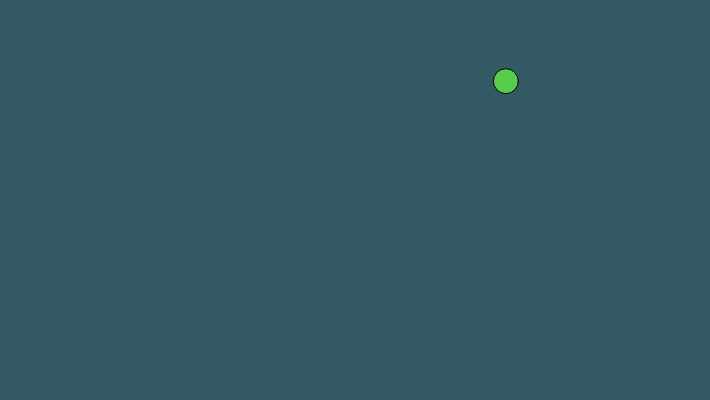
Frame 1 (no input)
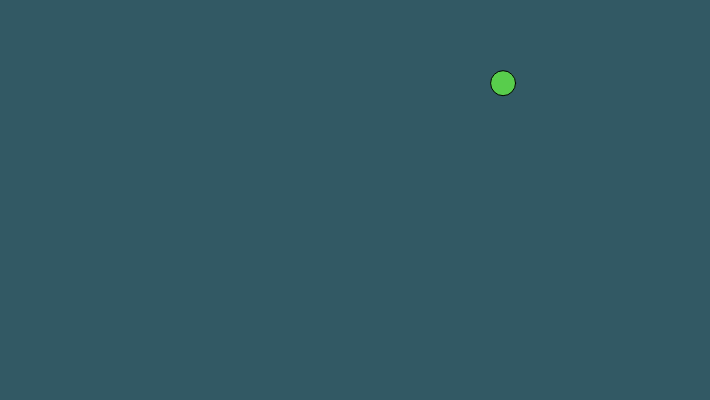
Frame 60 (no input)
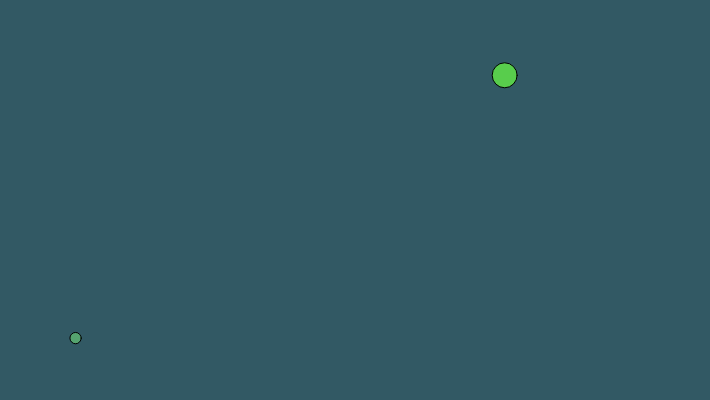
Frame 120 (the mouse pressed at the canvas centre since frame 60)

The p5.js sketch that drew these frames (run headless with seeded random() and noise() and a simulated clock; from frame 60 on, the mouse is pressed at the canvas centre):

// p5.js sketch
// ── sketch.js
let bug; // declarar objeto
let bichos = [];

function setup() {
  createCanvas(710, 400);
  // crear objeto
  bug = new Particula();
}

function draw() {
  background(50, 89, 100);
  bug.move(mouseX, mouseY);
  bug.display();

  bichos.forEach(element => {
    element.display();
    element.move(mouseX, mouseY);
  });



  //console.log(bichos.length);
  for(let i = 0; i < bichos.length ; i++){
    let x1 = bichos[i].getX();
    let y1 = bichos[i].getY();  
    for(let j = 0; j < bichos.length ; j++){
      let x2 = bichos[j].getX();
      let y2 = bichos[j].getY();   
      //console.log(x1, y1, x2, y2); 
      if(i!==j){
        if(dist(x1,y1,x2,y2)<50){
          stroke(255);
          line(x1,y1,x2,y2);
        }
      }
    }
  }
}

function mousePressed(){
  bichos.push(new Particula());
}


// ── Cuadrado.js
class Cuadrado{
    constructor() {
        this.x = random(width);
        this.y = random(height);
        this.lado = random(10, 30);
        this.speed = 5;
        this.r = random(255);
        this.g = random(255);
        this.b = random(255);
        this.angulo = 0.0;
    }

    move() {
       this.angulo += (3.14/180.0);
    }

    display() {
        push();
        translate(this.x, this.y);
        rotate(this.angulo);
        noStroke();
        fill(this.r,this.g,this.b);
        rectMode(CENTER);
        rect(0,0,this.lado, this.lado);
        rectMode(CORNER);
        pop();
    }

    getX(){
        return this.x;        
    }

    getY(){
        return this.y;        
    }
    


}
// ── Particula.js
// clase Jitter
class Particula {
    constructor() {
        this.x = random(width);
        this.y = random(height);
        this.diameter = random(10, 30);
        this.speed = this.diameter/10;
        this.r = random(255);
        this.g = random(255);
        this.b = random(255);
    }

    move(mx, my) {
        if (dist(mx, my, this.x, this.y) < 50) {
            if(this.x>mx){
                this.x-=this.speed;
            }else if(this.x<mx){
                this.x+=this.speed;
            }
            if(this.y>my){
                this.y-=this.speed;
            }else if(this.y<my){
                this.y+=this.speed;
            }
        } else {
            this.x += random(-this.speed, this.speed);
            this.y += random(-this.speed, this.speed);
        }
    }

    display() {
        fill(this.r,this.g,this.b);
        ellipse(this.x, this.y, this.diameter, this.diameter);
    }

    getX(){
        return this.x;        
    }

    getY(){
        return this.y;        
    }
    
}
